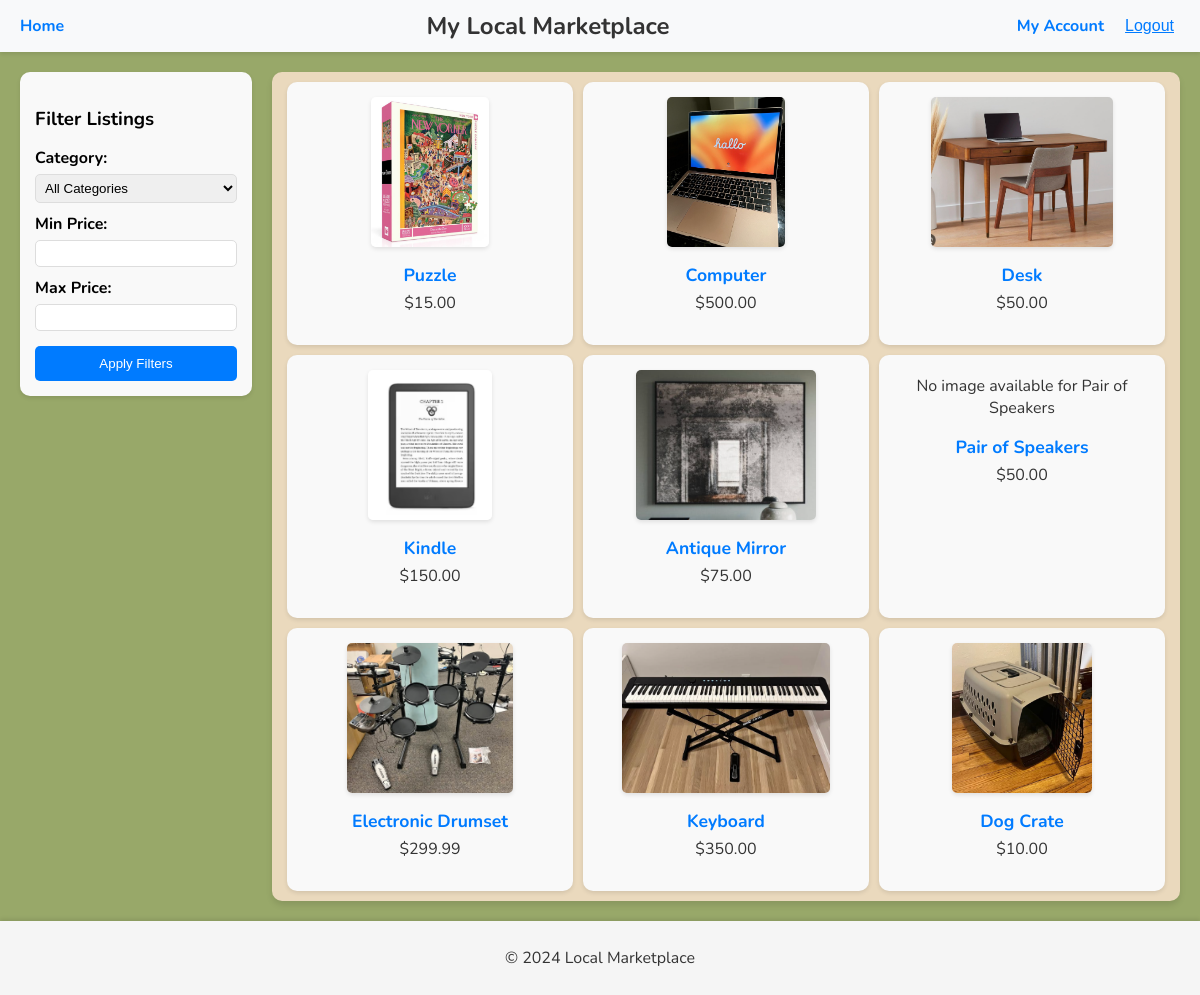
The page /project/ (signed in) on the database its author committed.
### project/models.py (models this page shows, shortened)
class Listing(models.Model):
    item_name = models.CharField(max_length=100)
    description = models.TextField()
    price = models.DecimalField(max_digits=10, decimal_places=2)
    seller = models.ForeignKey(Profile, on_delete=models.CASCADE, related_name='listings')
    posted_date = models.DateTimeField(auto_now_add=True)
    category = models.ForeignKey(Category, on_delete=models.SET_NULL, null=True, blank=True)
    picture = models.ImageField(upload_to='listing_pictures/', blank=True, null=True)
    status = models.CharField(
        max_length=10,
        choices=[('available', 'Available'), ('bought', 'Bought')],
        default='available'
    )

### project/views.py (the view)
# urls.py: path('', ListingListView.as_view(), name='listing_list'),
class ListingListView(ListView):
    model = Listing  # The model to retrieve data from
    template_name = 'project/listing_list.html'  # Template to render the view
    context_object_name = 'listings'  # Name to use for the object list in the template
    def get_queryset(self):
        queryset = super().get_queryset()
        category = self.request.GET.get('category')
        min_price = self.request.GET.get('min_price')
        max_price = self.request.GET.get('max_price')
        queryset = queryset.filter(status='available')
        if self.request.user.is_authenticated:
            current_profile = Profile.objects.filter(user=self.request.user).first()
            queryset = queryset.exclude(seller=current_profile)
        if category:
            queryset = queryset.filter(category__name=category)
        if min_price:
            queryset = queryset.filter(price__gte=min_price)
        if max_price:
            queryset = queryset.filter(price__lte=max_price)
        return queryset
    def get_context_data(self, **kwargs):
        context = super().get_context_data(**kwargs)
        context['categories'] = Category.objects.all()  # Include categories for the filter
        return context

### project/templates/project/listing_list.html (shortened to what this page needs)
{% extends 'project/base.html' %}
{% block content %}
<div class="content-container">
    <div class="filter-section">
        <form method="get">
            <h3>Filter Listings</h3>
            <label for="category">Category:</label>
            <select name="category" id="category">
                <option value="">All Categories</option>
            </select>
            <label for="min_price">Min Price:</label>
            <input type="number" name="min_price" id="min_price" value="{{ request.GET.min_price }}">
            <label for="max_price">Max Price:</label>
            <input type="number" name="max_price" id="max_price" value="{{ request.GET.max_price }}">
            <button type="submit">Apply Filters</button>
        </form>
    </div>
    <div class="homepage listing-list-container">
        <ul>
            {% for listing in listings %}
                <li>
                    {% if listing.picture %}
                        <img src="{{ listing.picture.url }}" alt="{{ listing.item_name }}">
                    {% else %}
                        <p>No image available for {{ listing.item_name }}</p>
                    {% endif %}
                    <div class="listing-title">
                        <a href="{% url 'listing_detail' listing.id %}">{{ listing.item_name }}</a>
                    </div>
                    <p>${{ listing.price }}</p>
                </li>
            {% endfor %}
        </ul>
    </div>
</div>
{% endblock %}

### static/project/styles.css (style rules this page uses)
body { font-family: 'Nunito', sans-serif; font-weight: 400; font-style: normal; margin: 0; padding: 0; width: 100%; min-height: 100%; flex-direction: column; }
.content-container { background-color: #98A869; display: flex; gap: 20px; align-items: flex-start; padding: 20px; box-sizing: border-box; width: 100%; }
.listing-list-container { text-align: center; background: #EAD9BD; padding: 10px; border-radius: 10px; box-shadow: 0px 4px 6px rgba(0, 0, 0, 0.1); width: 90%; max-width: 1200px; margin: auto; box-sizing: border-box; flex:1; }
.listing-list-container ul { list-style: none; margin: 0; padding: 0; display: flex; flex-wrap: wrap; justify-content: center; gap: 10px; }
.listing-list-container ul li { flex: 1 1 calc(33.333% - 10px); max-width: calc(33.333% - 10px); background: #f9f9f9; padding: 15px; border-radius: 10px; box-shadow: 0px 2px 4px rgba(0, 0, 0, 0.1); text-align: center; box-sizing: border-box; }
.listing-list-container ul li img { max-width: 100%; max-height: 150px; margin-bottom: 0; border-radius: 5px; box-shadow: 0px 2px 4px rgba(0, 0, 0, 0.1); }
.listing-list-container ul li .listing-title { margin-top: 10px; }
.listing-list-container ul li .listing-title a { text-decoration: none; color: #007bff; font-weight: bold; display: block; font-size: 1.1rem; text-align: center; }
.listing-list-container ul li p { margin-top: 5px; font-size: 1rem; color: #333; }
.filter-section { position: sticky; top: 70px; width: 20%; background: #f9f9f9; padding: 15px; border-radius: 10px; box-shadow: 0px 2px 4px rgba(0, 0, 0, 0.1); box-sizing: border-box; align-self: flex-start; }
.filter-section h3 { margin-bottom: 15px; }
.filter-section label { display: block; margin-top: 10px; font-weight: bold; }
.filter-section input, .filter-section select { width: 100%; margin-top: 5px; padding: 5px; border: 1px solid #ddd; border-radius: 5px; box-sizing: border-box; }
.filter-section button { margin-top: 15px; padding: 10px; width: 100%; background-color: #007bff; color: white; border: none; border-radius: 5px; cursor: pointer; }

### rows shown on the page
Listing: picture (picture), item_name "Puzzle", price "15.00"
Listing: picture (picture), item_name "Computer", price "500.00"
Listing: picture (picture), item_name "Desk", price "50.00"
Listing: picture (picture), item_name "Kindle", price "150.00"
Listing: picture (picture), item_name "Antique Mirror", price "75.00"
Listing: item_name "Pair of Speakers", price "50.00"
Listing: picture (picture), item_name "Electronic Drumset", price "299.99"
Listing: picture (picture), item_name "Keyboard", price "350.00"
Listing: picture (picture), item_name "Dog Crate", price "10.00"
